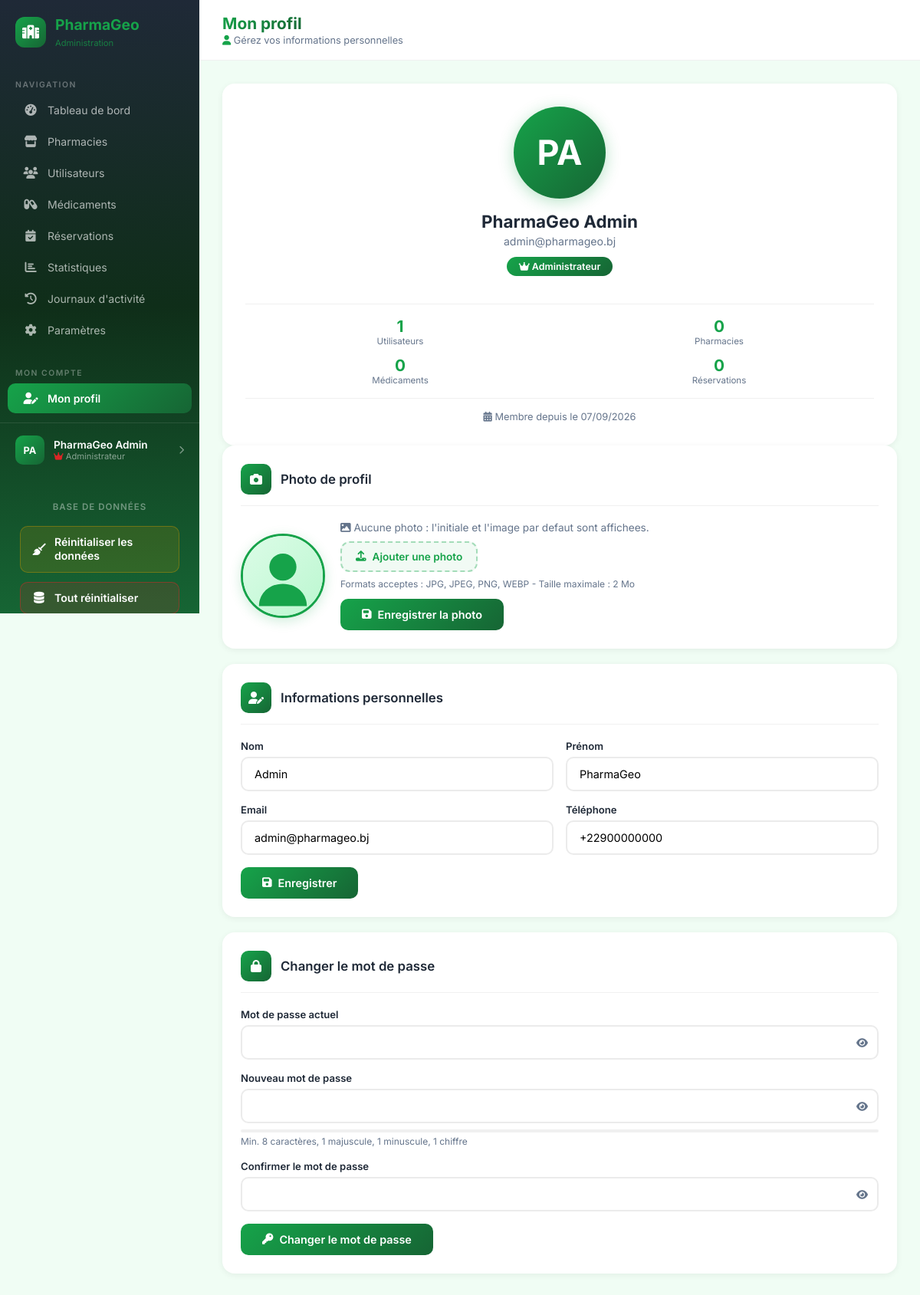
The page /admin/profil.php (signed in) on the database its author committed.
### tables this page shows
CREATE TABLE utilisateur (
    Id_utilisateur INT UNSIGNED NOT NULL AUTO_INCREMENT,
    Nom            VARCHAR(100) NOT NULL,
    Prenom         VARCHAR(100) NOT NULL,
    Email          VARCHAR(150) NOT NULL,
    Mot_de_passe   VARCHAR(255) NOT NULL,
    Telephone      VARCHAR(20) DEFAULT NULL,
     
     
     
    Latitude       DECIMAL(10,7) DEFAULT NULL,
    Longitude      DECIMAL(10,7) DEFAULT NULL,
     
     
    Photo          VARCHAR(255) DEFAULT NULL,
    Role           ENUM('administrateur','pharmacien','patient') NOT NULL DEFAULT 'patient',
    Statut         ENUM('actif','suspendu','desactive') NOT NULL DEFAULT 'actif',
    Date_creation  DATETIME NOT NULL DEFAULT CURRENT_TIMESTAMP,
    PRIMARY KEY (Id_utilisateur),
    UNIQUE KEY uq_utilisateur_email (Email)
);

### includes/images.php (called while the page is built, shortened)
<?php
function pharma_normaliser_chemin_image($valeur) {
    $valeur = trim((string) $valeur);
    if ($valeur === '') {
        return '';
    }
    $valeur = str_replace('\\', '/', $valeur);
    $valeur = ltrim($valeur, '/');
    return $valeur;
}
function pharma_image_fichier($valeur) {
    $chemin = pharma_normaliser_chemin_image($valeur);
    if ($chemin === '' || preg_match('#^https?://#i', $chemin)) {
        return '';
    }
    return pharma_projet_racine() . '/' . $chemin;
}
function pharma_image_disponible($valeur) {
    $fichier = pharma_image_fichier($valeur);
    return $fichier !== '' && is_file($fichier);
}
function pharma_image_defaut($type = 'pharmacien') {
    $nom = ($type === 'pharmacie') ? 'pharmacie-defaut.svg' : 'pharmacien-defaut.svg';
    $base = defined('BASE_URL') ? BASE_URL : '/';
    return rtrim($base, '/') . '/assets/images/' . $nom;
}
function pharma_image_url_ou_defaut($valeur, $type = 'pharmacien') {
    return pharma_image_defaut($type);
}

### admin/profil.php (the view, shortened to what this page needs)
<?php
$pdo = new PDO("mysql:host=localhost;dbname=gestion_soutenance;charset=utf8mb4", "root", "", [
    PDO::ATTR_ERRMODE => PDO::ERRMODE_EXCEPTION,
    PDO::ATTR_DEFAULT_FETCH_MODE => PDO::FETCH_ASSOC
]);
$admin = $pdo->prepare("SELECT * FROM utilisateur WHERE Id_utilisateur = :id");
$admin->execute([':id' => $_SESSION['user_id']]);
$user = $admin->fetch();
$stats = [
    'utilisateurs' => $pdo->query("SELECT COUNT(*) FROM utilisateur WHERE Statut='actif'")->fetchColumn(),
    'pharmacies' => $pdo->query("SELECT COUNT(*) FROM pharmacie WHERE Statut='active'")->fetchColumn(),
    'medicaments' => $pdo->query("SELECT COUNT(*) FROM medicament")->fetchColumn(),
    'reservations' => $pdo->query("SELECT COUNT(*) FROM reservation")->fetchColumn(),
];
$photo_admin = $user['Photo'] ?? null;
$photo_admin_dispo = pharma_image_disponible($photo_admin);
?>
<!DOCTYPE html>
<html lang="fr">
<head>
    <link rel="stylesheet" href="https://cdnjs.cloudflare.com/ajax/libs/font-awesome/6.4.0/css/all.min.css">
    <link rel="stylesheet" href="../assets/css/responsive.css">
    <link rel="stylesheet" href="<?php echo BASE_URL; ?>assets/css/palette.css">
</head>
<body>
    <aside class="sidebar" id="sidebar">
        <a href="<?php echo BASE_URL; ?>index.php" class="brand" style="text-decoration: none;">
            <div class="brand-icon"><i class="fas fa-hospital"></i></div>
            <div><h4>PharmaGeo</h4><small>Administration</small></div>
        </a>
        <nav class="nav-menu">
            <div class="nav-label">Navigation</div>
            <a href="<?php echo BASE_URL; ?>admin/dashboard.php" class="nav-item">
                <i class="fas fa-tachometer-alt"></i><span>Tableau de bord</span>
            </a>
            <a href="<?php echo BASE_URL; ?>admin/pharmacies.php" class="nav-item">
                <i class="fas fa-store"></i><span>Pharmacies</span>
            </a>
            <a href="<?php echo BASE_URL; ?>admin/utilisateurs.php" class="nav-item">
                <i class="fas fa-users"></i><span>Utilisateurs</span>
            </a>
            <a href="<?php echo BASE_URL; ?>admin/medicaments.php" class="nav-item">
                <i class="fas fa-capsules"></i><span>Médicaments</span>
            </a>
            <a href="<?php echo BASE_URL; ?>admin/reservations.php" class="nav-item">
                <i class="fas fa-calendar-check"></i><span>Réservations</span>
            </a>
            <a href="<?php echo BASE_URL; ?>admin/statistiques.php" class="nav-item">
                <i class="fas fa-chart-bar"></i><span>Statistiques</span>
            </a>
            <a href="<?php echo BASE_URL; ?>admin/logs.php" class="nav-item">
                <i class="fas fa-history"></i><span>Journaux d'activité</span>
            </a>
            <a href="<?php echo BASE_URL; ?>admin/parametres.php" class="nav-item">
                <i class="fas fa-cog"></i><span>Paramètres</span>
            </a>
            <div class="nav-label" style="margin-top: 20px;">Mon compte</div>
            <a href="<?php echo BASE_URL; ?>admin/profil.php" class="nav-item active">
                <i class="fas fa-user-edit"></i><span>Mon profil</span>
            </a>
        </nav>
        <a class="user-profile" href="<?php echo BASE_URL; ?>admin/profil.php" aria-current="page">
<div class="avatar">
                <?php if (!empty($_SESSION['photo']) && pharma_image_disponible($_SESSION['photo'])): ?>
                    <img src="<?php echo htmlspecialchars(pharma_image_url($_SESSION['photo'])); ?>" alt="">
                <?php else: ?>
                    <?php echo strtoupper(substr($_SESSION['prenom'] ?? 'A', 0, 1) . substr($_SESSION['nom'] ?? 'D', 0, 1)); ?>
                <?php endif; ?>
            </div>
            <div class="user-info">
                <div class="name"><?php echo htmlspecialchars(($_SESSION['prenom'] ?? '') . ' ' . ($_SESSION['nom'] ?? '')); ?></div>
                <div class="role"><i class="fas fa-crown me-1" style="color: #DC2626;"></i> Administrateur</div>
            </div>
            <i class="fas fa-chevron-right profile-chevron"></i>
        </a>
        <?php require_once __DIR__ . '/../includes/reinitialiser.php'; echo html_bloc_reinitialiser(); ?>
    </aside>
    <main class="main-content">
        <div class="top-bar">
            <div>
                <div class="d-flex align-items-center gap-3">
                    <div class="page-title">
                        <h1><span class="highlight">Mon profil</span></h1>
                        <p><i class="fas fa-user me-1" style="color: var(--primary-green);"></i> Gérez vos informations personnelles</p>
                    </div>
                </div>
            </div>
        </div>
        <div class="content-wrapper">
            <div class="row g-4">
                <div class="col-lg-4">
                    <div class="profile-card">
<div class="profile-avatar">
                            <?php if ($photo_admin_dispo): ?>
                                <img src="<?php echo htmlspecialchars(pharma_image_url($photo_admin)); ?>"
                                     alt="Photo de profil"
                                     onerror="this.onerror=null;this.src='<?php echo htmlspecialchars(pharma_image_defaut('pharmacien')); ?>';">
                            <?php else: ?>
                                <?php echo strtoupper(substr($user['Prenom'] ?? 'A', 0, 1) . substr($user['Nom'] ?? 'D', 0, 1)); ?>
                            <?php endif; ?>
                        </div>
                        <div class="profile-name"><?php echo htmlspecialchars(($user['Prenom'] ?? '') . ' ' . ($user['Nom'] ?? '')); ?></div>
                        <div class="profile-email"><?php echo htmlspecialchars($user['Email'] ?? ''); ?></div>
                        <span class="profile-badge admin">
                            <i class="fas fa-crown"></i> Administrateur
                        </span>
                        <div class="profile-stats">
                            <div class="profile-stat">
                                <div class="number"><?php echo number_format($stats['utilisateurs']); ?></div>
                                <div class="label">Utilisateurs</div>
                            </div>
                            <div class="profile-stat">
                                <div class="number"><?php echo number_format($stats['pharmacies']); ?></div>
                                <div class="label">Pharmacies</div>
                            </div>
                            <div class="profile-stat">
                                <div class="number"><?php echo number_format($stats['medicaments']); ?></div>
                                <div class="label">Médicaments</div>
                            </div>
                            <div class="profile-stat">
                                <div class="number"><?php echo number_format($stats['reservations']); ?></div>
                                <div class="label">Réservations</div>
                            </div>
                        </div>
                        <div class="profile-date">
                            <i class="fas fa-calendar-alt"></i>
                            Membre depuis le <?php echo date('d/m/Y', strtotime($user['Date_creation'] ?? 'now')); ?>
                        </div>
                    </div>
                </div>
                <div class="col-lg-8">
                    <div class="settings-card">
                        <div class="settings-card-header">
                            <div class="icon"><i class="fas fa-camera"></i></div>
                            <h3>Photo de profil</h3>
                        </div>
                        <div class="photo-widget">
                            <div class="photo-preview">
                                <img id="adminPhotoPreview"
                                     src="<?php echo htmlspecialchars(pharma_image_url_ou_defaut($photo_admin, 'pharmacien')); ?>"
                                     alt="Aperçu de la photo de profil"
                                     onerror="this.onerror=null;this.src='<?php echo htmlspecialchars(pharma_image_defaut('pharmacien')); ?>';">
                            </div>
                            <div class="photo-actions">
                                <?php if ($photo_admin_dispo): ?>
                                    <p style="margin:0 0 10px; font-size:.85rem; color:var(--gray-text);">
                                        <i class="fas fa-check-circle me-1" style="color:var(--primary-green);"></i>
                                        Une photo est enregistrée. Vous pouvez la remplacer ci-dessous.
                                    </p>
                                <?php else: ?>
                                    <p style="margin:0 0 10px; font-size:.85rem; color:var(--gray-text);">
                                        <i class="fas fa-image me-1"></i>
                                        Aucune photo : l'initiale et l'image par defaut sont affichees.
                                    </p>
                                <?php endif; ?>
                                <form method="POST" action="" enctype="multipart/form-data" class="photo-form">
                                    <label class="photo-file" for="photo">
                                        <i class="fas fa-upload"></i>
                                        <?php echo $photo_admin_dispo ? 'Choisir une nouvelle photo' : 'Ajouter une photo'; ?>
                                    </label>
                                    <small style="display:block; margin-top:8px; color:var(--gray-text); font-size:.75rem;">
                                        Formats acceptes : JPG, JPEG, PNG, WEBP - Taille maximale : 2 Mo
                                    </small>
                                    <button type="submit" class="btn-primary-custom" style="margin-top:12px;">
                                        <i class="fas fa-save"></i>
                                        <?php echo $photo_admin_dispo ? 'Enregistrer la nouvelle photo' : 'Enregistrer la photo'; ?>
                                    </button>
                                </form>
                            </div>
                        </div>
                    </div>
                    <div class="settings-card">
                        <div class="settings-card-header">
                            <div class="icon"><i class="fas fa-user-edit"></i></div>
                            <h3>Informations personnelles</h3>
                        </div>
                        <form method="POST" action="">
                            <div class="form-row">
                                <div class="form-group">
                                    <label>Nom</label>
                                    <input type="text" name="nom" value="<?php echo htmlspecialchars($user['Nom'] ?? ''); ?>" required>
                                </div>
                                <div class="form-group">
                                    <label>Prénom</label>
                                    <input type="text" name="prenom" value="<?php echo htmlspecialchars($user['Prenom'] ?? ''); ?>" required>
                                </div>
                            </div>
                            <div class="form-row">
                                <div class="form-group">
                                    <label>Email</label>
                                    <input type="email" name="email" value="<?php echo htmlspecialchars($user['Email'] ?? ''); ?>" required>
                                </div>
                                <div class="form-group">
                                    <label>Téléphone</label>
                                    <input type="tel" name="telephone" value="<?php echo htmlspecialchars($user['Telephone'] ?? ''); ?>">
                                </div>
                            </div>
                            <button type="submit" class="btn-primary-custom">
                                <i class="fas fa-save"></i> Enregistrer
                            </button>
                        </form>
                    </div>
                    <div class="settings-card">
                        <div class="settings-card-header">
                            <div class="icon"><i class="fas fa-lock"></i></div>
                            <h3>Changer le mot de passe</h3>
                        </div>
                        <form method="POST" action="" id="passwordForm">
                            <div class="form-group">
                                <label>Mot de passe actuel</label>
                                <div class="password-group">
                                    <input type="password" name="current_password" required>
                                    <button type="button" class="toggle-password" onclick="togglePwd(this)"><i class="fas fa-eye"></i></button>
                                </div>
                            </div>
                            <div class="form-group">
                                <label>Nouveau mot de passe</label>
                                <div class="password-group">
                                    <input type="password" name="new_password" id="newPwd" required oninput="checkStrength(this.value)">
                                    <button type="button" class="toggle-password" onclick="togglePwd(this)"><i class="fas fa-eye"></i></button>
                                </div>
                                <div class="password-strength"><div class="bar" id="strBar"></div></div>
                                <small style="color:var(--gray-text);font-size:0.75rem;">Min. 8 caractères, 1 majuscule, 1 minuscule, 1 chiffre</small>
                            </div>
                            <div class="form-group">
                                <label>Confirmer le mot de passe</label>
                                <div class="password-group">
                                    <input type="password" name="confirm_password" id="confirmPwd" required oninput="checkMatch()">
                                    <button type="button" class="toggle-password" onclick="togglePwd(this)"><i class="fas fa-eye"></i></button>
                                </div>
                            </div>
                            <button type="submit" class="btn-primary-custom">
                                <i class="fas fa-key"></i> Changer le mot de passe
                            </button>
                        </form>
                    </div>
                </div>
            </div>
        </div>
    </main>
</body>
</html>

### rows shown on the page
utilisateur: Prenom+Nom "PA", Prenom+Nom "PharmaGeo Admin", Email "admin@pharmageo.bj", Date_creation "07/09/2026", nom "Admin", prenom "PharmaGeo", email "admin@pharmageo.bj", telephone "+22900000000"

### other values the page prints
$stats['utilisateurs'] "1"
$stats['pharmacies'] "0"
$stats['medicaments'] "0"
$stats['reservations'] "0"
